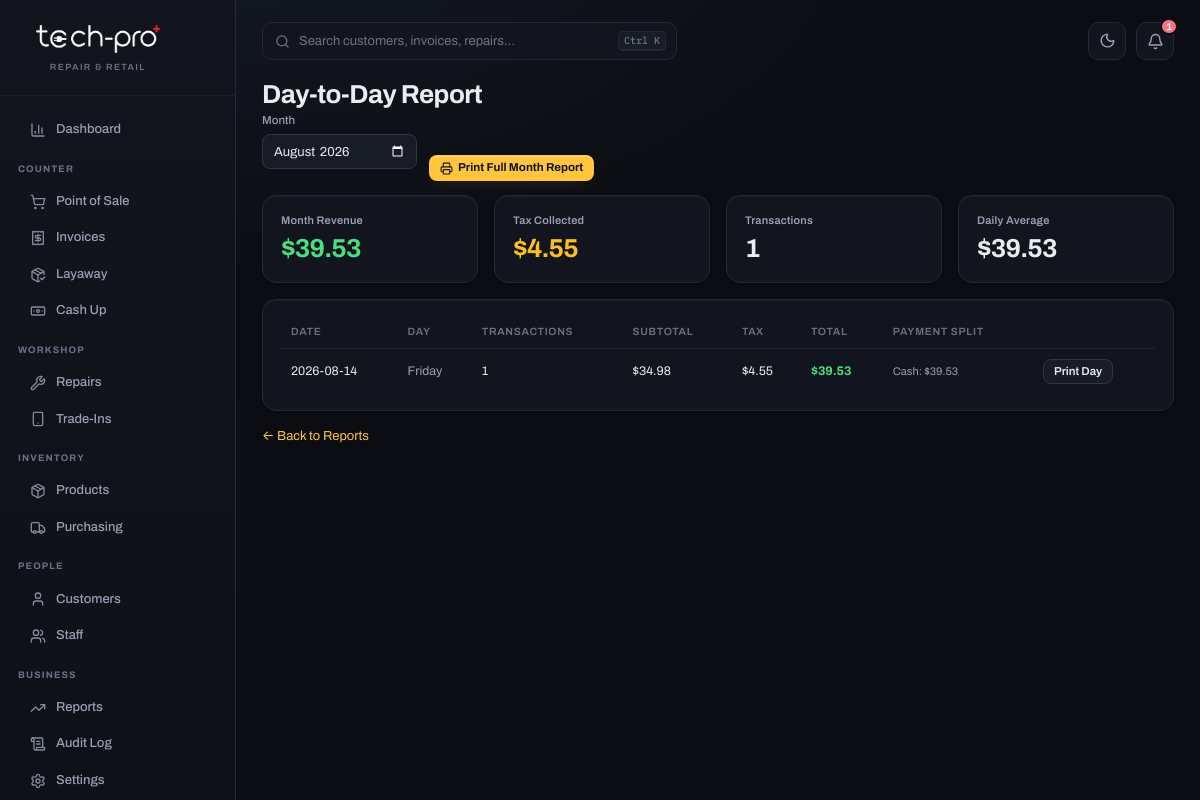
/reports/eod (signed in), run on the app's committed database.
### app/models.py (models this page shows)
class Invoice(Base):
    __tablename__ = "invoices"
    id = Column(String, primary_key=True, default=gen_id)
    number = Column(String, unique=True)
    customer_id = Column(String, ForeignKey("customers.id"), nullable=True)
    staff_id = Column(String, ForeignKey("staff.id"), nullable=True)
    repair_id = Column(String, ForeignKey("repairs.id"), nullable=True)
    payment_method = Column(String, default="Cash")
    cash_amount = Column(Float, default=0)     # portion of `total` actually put in the cash drawer
    card_amount = Column(Float, default=0)     # portion of `total` actually run through the card terminal
    card_reference = Column(String, default="")  # approval/reference code from the terminal receipt, staff-entered
    subtotal = Column(Float, default=0)
    discount = Column(Float, default=0)
    loyalty_pts_used = Column(Integer, default=0)
    store_credit_used = Column(Float, default=0)
    tendered = Column(Float, default=0)
    change_given = Column(Float, default=0)
    tax_breakdown = Column(Text, default="")  # JSON string of [{label, amount}]
    tax_total = Column(Float, default=0)
    total = Column(Float, default=0)
    refunded = Column(Boolean, default=False)
    date = Column(DateTime, default=datetime.utcnow)
    customer = relationship("Customer")
    staff = relationship("Staff")
    repair = relationship("Repair")
    lines = relationship("InvoiceLine", back_populates="invoice", cascade="all, delete-orphan")

### app/main.py (the view)
@app.get("/reports/eod", response_class=HTMLResponse)
def eod_report(request: Request, month: str = "", db: Session = Depends(get_db)):
    staff = require_login(request, db)
    if not staff:
        return RedirectResponse("/login", status_code=303)
    if not role_allowed(staff, "owner", "manager"):
        return HTMLResponse("Forbidden — reports require manager or owner role.", status_code=403)
    month = month or datetime.utcnow().strftime("%Y-%m")
    day_list, grand_revenue, grand_tax, grand_count, daily_avg = _build_eod_data(db, month)
    return templates.TemplateResponse(request, "eod_report.html", {
        "staff": staff, "month": month, "days": day_list,
        "grand_revenue": grand_revenue, "grand_tax": grand_tax,
        "grand_count": grand_count, "daily_avg": daily_avg,
    })

### templates/eod_report.html
{% extends "base.html" %}
{% block content %}
<h1>Day-to-Day Report</h1>
<div class="form-row" style="margin-bottom:14px;align-items:flex-end">
  <form method="get" action="/reports/eod" style="display:flex;gap:8px;align-items:flex-end">
    <div class="form-group"><label>Month</label><input type="month" name="month" value="{{ month }}" onchange="this.form.submit()"></div>
  </form>
  <a href="/reports/eod/print?month={{ month }}" target="_blank" class="btn-primary btn-sm">{{ icon('printer') }} Print Full Month Report</a>
</div>
<div class="grid grid-4">
  <div class="card"><div class="stat-label">Month Revenue</div><div class="stat-value text-green">${{ "%.2f"|format(grand_revenue) }}</div></div>
  <div class="card"><div class="stat-label">Tax Collected</div><div class="stat-value" style="color:var(--warn)">${{ "%.2f"|format(grand_tax) }}</div></div>
  <div class="card"><div class="stat-label">Transactions</div><div class="stat-value">{{ grand_count }}</div></div>
  <div class="card"><div class="stat-label">Daily Average</div><div class="stat-value">${{ "%.2f"|format(daily_avg) }}</div></div>
</div>
<div class="card">
  <table>
    <thead><tr><th>Date</th><th>Day</th><th>Transactions</th><th>Subtotal</th><th>Tax</th><th>Total</th><th>Payment Split</th><th></th></tr></thead>
    <tbody>
      {% for d in days %}
      <tr>
        <td>{{ d.date }}</td>
        <td class="text-muted">{{ d.weekday }}</td>
        <td>{{ d.count }}</td>
        <td>${{ "%.2f"|format(d.subtotal) }}</td>
        <td>${{ "%.2f"|format(d.tax) }}</td>
        <td class="text-green" style="font-weight:700">${{ "%.2f"|format(d.total) }}</td>
        <td class="text-muted" style="font-size:11px">
          {% for method, amt in d.by_payment.items() %}{{ method }}: ${{ "%.2f"|format(amt) }}{% if not loop.last %}, {% endif %}{% endfor %}
        </td>
        <td><a href="/reports/eod/print?month={{ month }}&day={{ d.date }}" target="_blank" class="btn-secondary btn-sm">Print Day</a></td>
      </tr>
      {% else %}
      <tr><td colspan="8" class="text-muted">No sales recorded for this month.</td></tr>
      {% endfor %}
    </tbody>
  </table>
</div>
<a href="/reports">&larr; Back to Reports</a>
{% endblock %}

### data on the page
Invoice: date "2026-08-14", weekday "Friday", count "1", subtotal "34.98", tax "4.55", total "39.53", payment_method "Cash", amt "39.53"

### other printed values
{{ "%.2f"|format(grand_revenue) }} "39.53"
{{ "%.2f"|format(grand_tax) }} "4.55"
{{ grand_count }} "1"
{{ "%.2f"|format(daily_avg) }} "39.53"
